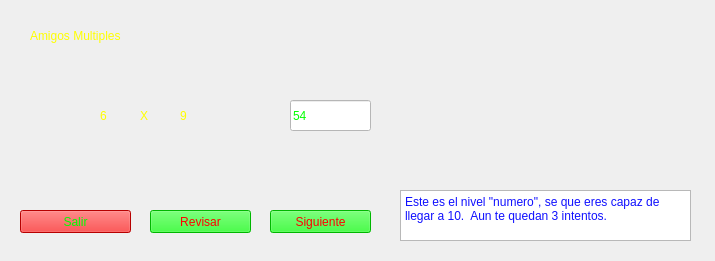
<?xml version="1.0" encoding="UTF-8"?>
<ui version="4.0">
 <class>AmigosMultiples</class>
 <widget class="QMainWindow" name="AmigosMultiples">
  <property name="geometry">
   <rect>
    <x>0</x>
    <y>0</y>
    <width>715</width>
    <height>261</height>
   </rect>
  </property>
  <property name="windowTitle">
   <string>Amigos Multiplies</string>
  </property>
  <property name="styleSheet">
   <string notr="true"/>
  </property>
  <widget class="QWidget" name="centralwidget">
   <widget class="QPushButton" name="pushButton">
    <property name="geometry">
     <rect>
      <x>270</x>
      <y>210</y>
      <width>101</width>
      <height>23</height>
     </rect>
    </property>
    <property name="styleSheet">
     <string notr="true">background-color: rgb(0, 255, 0);
font: 18pt &quot;Times New Roman&quot;;
color: rgb(255, 0, 0);</string>
    </property>
    <property name="text">
     <string>Siguiente</string>
    </property>
   </widget>
   <widget class="QLabel" name="label">
    <property name="geometry">
     <rect>
      <x>30</x>
      <y>20</y>
      <width>221</width>
      <height>31</height>
     </rect>
    </property>
    <property name="styleSheet">
     <string notr="true">font: 22pt &quot;Times New Roman&quot;;
color: rgb(255, 255, 0);</string>
    </property>
    <property name="text">
     <string>Amigos Multiples</string>
    </property>
   </widget>
   <widget class="QPushButton" name="pushButton_2">
    <property name="geometry">
     <rect>
      <x>20</x>
      <y>210</y>
      <width>111</width>
      <height>23</height>
     </rect>
    </property>
    <property name="styleSheet">
     <string notr="true">font: 18pt &quot;Times New Roman&quot;;
background-color: rgb(255, 0, 0);
color: rgb(0, 255, 0);</string>
    </property>
    <property name="text">
     <string>Salir</string>
    </property>
   </widget>
   <widget class="QLabel" name="Sumatoria">
    <property name="geometry">
     <rect>
      <x>100</x>
      <y>100</y>
      <width>31</width>
      <height>31</height>
     </rect>
    </property>
    <property name="styleSheet">
     <string notr="true">font: 22pt &quot;Times New Roman&quot;;
color: rgb(255, 255, 0);</string>
    </property>
    <property name="text">
     <string>6</string>
    </property>
   </widget>
   <widget class="QLineEdit" name="Resultado">
    <property name="geometry">
     <rect>
      <x>290</x>
      <y>100</y>
      <width>81</width>
      <height>31</height>
     </rect>
    </property>
    <property name="styleSheet">
     <string notr="true">font: 16pt &quot;Times New Roman&quot;;
background-color: rgb(255, 255, 255);
color: rgb(0, 255, 0);</string>
    </property>
    <property name="text">
     <string>54</string>
    </property>
   </widget>
   <widget class="QLabel" name="Sumatoria_2">
    <property name="geometry">
     <rect>
      <x>60</x>
      <y>100</y>
      <width>31</width>
      <height>31</height>
     </rect>
    </property>
    <property name="styleSheet">
     <string notr="true">font: 22pt &quot;Times New Roman&quot;;
color: rgb(255, 255, 0);</string>
    </property>
    <property name="text">
     <string/>
    </property>
    <property name="pixmap">
     <pixmap>Images/estrella.jpg</pixmap>
    </property>
    <property name="scaledContents">
     <bool>true</bool>
    </property>
   </widget>
   <widget class="QLabel" name="Sumatoria_3">
    <property name="geometry">
     <rect>
      <x>140</x>
      <y>100</y>
      <width>31</width>
      <height>31</height>
     </rect>
    </property>
    <property name="styleSheet">
     <string notr="true">font: 22pt &quot;Times New Roman&quot;;
color: rgb(255, 255, 0);</string>
    </property>
    <property name="text">
     <string>X</string>
    </property>
   </widget>
   <widget class="QLabel" name="Sumatoria_4">
    <property name="geometry">
     <rect>
      <x>180</x>
      <y>100</y>
      <width>31</width>
      <height>31</height>
     </rect>
    </property>
    <property name="styleSheet">
     <string notr="true">font: 22pt &quot;Times New Roman&quot;;
color: rgb(255, 255, 0);</string>
    </property>
    <property name="text">
     <string>9 </string>
    </property>
   </widget>
   <widget class="QLabel" name="Sumatoria_5">
    <property name="geometry">
     <rect>
      <x>220</x>
      <y>100</y>
      <width>31</width>
      <height>31</height>
     </rect>
    </property>
    <property name="styleSheet">
     <string notr="true">font: 22pt &quot;Times New Roman&quot;;
color: rgb(255, 255, 0);</string>
    </property>
    <property name="text">
     <string/>
    </property>
    <property name="pixmap">
     <pixmap>Images/estrella.jpg</pixmap>
    </property>
    <property name="scaledContents">
     <bool>true</bool>
    </property>
   </widget>
   <widget class="QLabel" name="label_2">
    <property name="geometry">
     <rect>
      <x>0</x>
      <y>0</y>
      <width>801</width>
      <height>471</height>
     </rect>
    </property>
    <property name="text">
     <string/>
    </property>
    <property name="pixmap">
     <pixmap>Images/fondo.png</pixmap>
    </property>
    <property name="scaledContents">
     <bool>true</bool>
    </property>
   </widget>
   <widget class="QPlainTextEdit" name="plainTextEdit">
    <property name="geometry">
     <rect>
      <x>400</x>
      <y>190</y>
      <width>291</width>
      <height>51</height>
     </rect>
    </property>
    <property name="styleSheet">
     <string notr="true">color: rgb(16, 16, 255);
font: 12pt &quot;Times New Roman&quot;;</string>
    </property>
    <property name="plainText">
     <string>Este es el nivel &quot;numero&quot;, se que eres capaz de llegar a 10.  Aun te quedan 3 intentos.</string>
    </property>
   </widget>
   <widget class="QLabel" name="label_3">
    <property name="geometry">
     <rect>
      <x>560</x>
      <y>50</y>
      <width>131</width>
      <height>121</height>
     </rect>
    </property>
    <property name="text">
     <string/>
    </property>
    <property name="pixmap">
     <pixmap>Images/estrella.jpg</pixmap>
    </property>
    <property name="scaledContents">
     <bool>true</bool>
    </property>
   </widget>
   <widget class="QPushButton" name="pushButton_3">
    <property name="geometry">
     <rect>
      <x>150</x>
      <y>210</y>
      <width>101</width>
      <height>23</height>
     </rect>
    </property>
    <property name="styleSheet">
     <string notr="true">background-color: rgb(0, 255, 0);
font: 18pt &quot;Times New Roman&quot;;
color: rgb(255, 0, 0);</string>
    </property>
    <property name="text">
     <string>Revisar</string>
    </property>
   </widget>
   <zorder>label_2</zorder>
   <zorder>pushButton</zorder>
   <zorder>label</zorder>
   <zorder>pushButton_2</zorder>
   <zorder>Sumatoria</zorder>
   <zorder>Resultado</zorder>
   <zorder>Sumatoria_2</zorder>
   <zorder>Sumatoria_3</zorder>
   <zorder>Sumatoria_4</zorder>
   <zorder>Sumatoria_5</zorder>
   <zorder>plainTextEdit</zorder>
   <zorder>label_3</zorder>
   <zorder>pushButton_3</zorder>
  </widget>
 </widget>
 <resources/>
 <connections/>
</ui>
